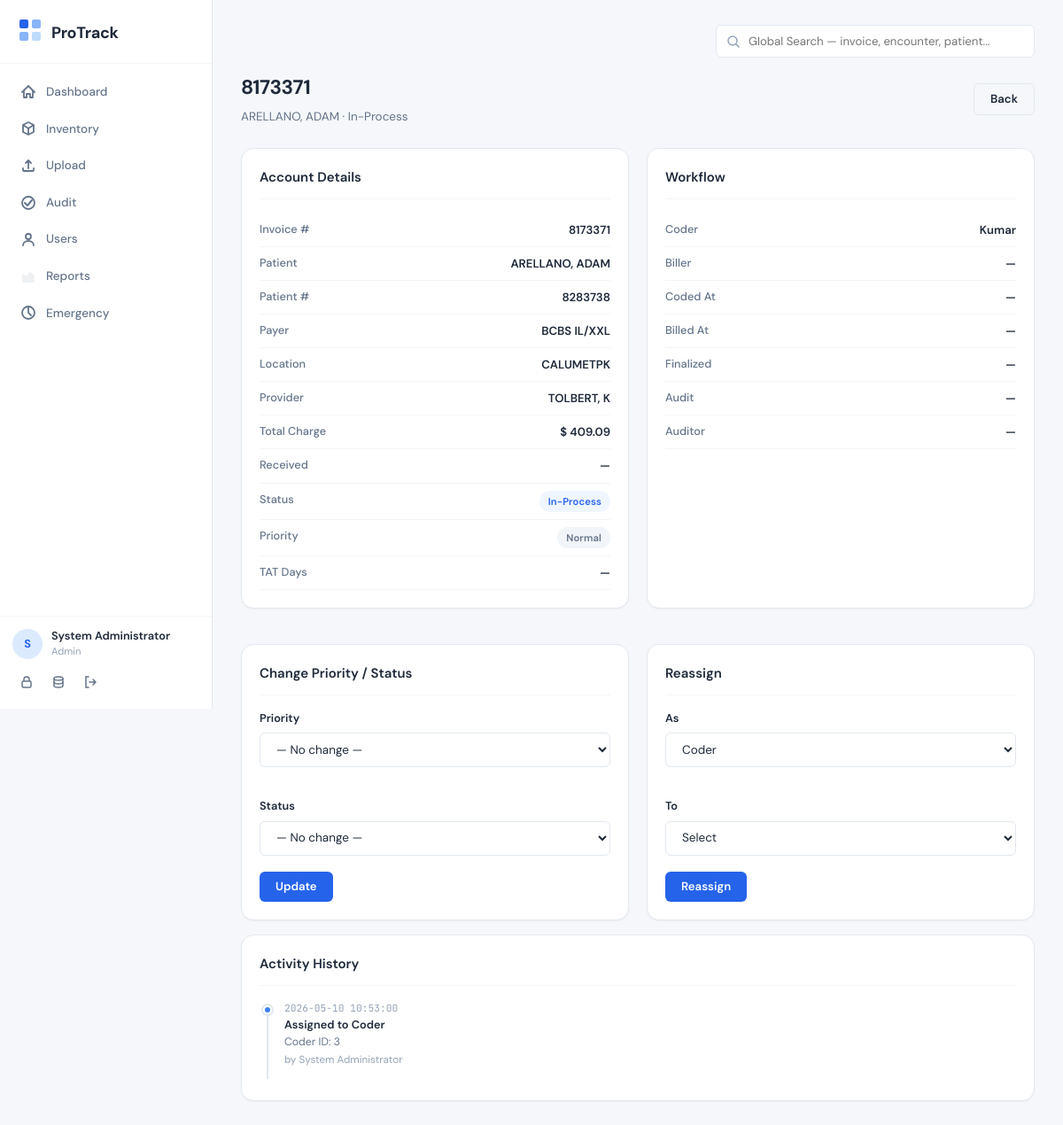
/account/1 (signed in), run on the app's committed database.
### tables this page shows
CREATE TABLE users (
        id INTEGER PRIMARY KEY AUTOINCREMENT,
        username TEXT UNIQUE NOT NULL,
        password_hash TEXT NOT NULL,
        full_name TEXT NOT NULL,
        role TEXT NOT NULL CHECK(role IN ('SuperAdmin','Admin','User','Auditor')),
        user_type TEXT DEFAULT NULL CHECK(user_type IN ('Coder','Biller',NULL)),
        is_active INTEGER DEFAULT 1,
        created_at TIMESTAMP DEFAULT CURRENT_TIMESTAMP,
        last_login TIMESTAMP,
        created_by INTEGER
    );

CREATE TABLE accounts (
        id INTEGER PRIMARY KEY AUTOINCREMENT,
        invoice_number TEXT UNIQUE NOT NULL,
        encounter_id TEXT,
        patient_number TEXT,
        patient_name TEXT,
        payer_name TEXT,
        location TEXT,
        provider TEXT,
        total_charge TEXT,
        withhold_code TEXT,
        date_of_service DATE,
        cpt_codes TEXT,
        icd10_codes TEXT,
        diagnosis TEXT,
        notes TEXT,
        first_upload_at TIMESTAMP,
        tat_deadline TIMESTAMP,
        upload_date DATE DEFAULT (date('now')),
        status TEXT DEFAULT 'Unassigned' CHECK(status IN (
            'Unassigned','Assigned','In-Process','Pending','Completed',
            'Assigned to Biller','Billing In Progress','Finalized',
            'Rework - Coder','Rework - Biller','Clarification Needed',
            'Audited - Passed','Audited - Failed','Cancelled'
        )),
        priority TEXT DEFAULT 'Medium' CHECK(priority IN ('Low','Medium','High')),
        assigned_coder_id INTEGER,
        assigned_biller_id INTEGER,
        coder_comments TEXT,
        biller_comments TEXT,
        auditor_id INTEGER,
        auditor_comments TEXT,
        audit_status TEXT CHECK(audit_status IN ('Passed','Failed',NULL)),
        coded_at TIMESTAMP,
        billed_at TIMESTAMP,
        finalized_at TIMESTAMP,
        audited_at TIMESTAMP,
        upload_batch_id INTEGER,
        extra_data TEXT
    );

CREATE TABLE activity_log (
        id INTEGER PRIMARY KEY AUTOINCREMENT,
        account_id INTEGER,
        user_id INTEGER,
        action TEXT NOT NULL,
        details TEXT,
        created_at TIMESTAMP DEFAULT CURRENT_TIMESTAMP
    );

### app.py (the view)
@app.route('/account/<int:account_id>')
@login_required
def account_detail(account_id):
    db = get_db()
    account = db.execute("""
        SELECT a.*, c.full_name as coder_name, b.full_name as biller_name, au.full_name as auditor_name
        FROM accounts a LEFT JOIN users c ON a.assigned_coder_id=c.id
        LEFT JOIN users b ON a.assigned_biller_id=b.id LEFT JOIN users au ON a.auditor_id=au.id
        WHERE a.id=?
    """, (account_id,)).fetchone()
    if not account:
        flash('Account not found.', 'error')
        return redirect(url_for('inventory_list'))
    history = db.execute("SELECT al.*, u.full_name FROM activity_log al LEFT JOIN users u ON al.user_id=u.id WHERE al.account_id=? ORDER BY al.created_at DESC", (account_id,)).fetchall()
    coders = db.execute("SELECT id, full_name FROM users WHERE user_type='Coder' AND is_active=1").fetchall()
    billers = db.execute("SELECT id, full_name FROM users WHERE user_type='Biller' AND is_active=1").fetchall()
    return render_template('account_detail.html', account=account, history=history, coders=coders, billers=billers)

### app.py (called while the page is built)
def get_db():
    if 'db' not in g:
        g.db = sqlite3.connect(DATABASE)
        g.db.row_factory = sqlite3.Row
        g.db.execute("PRAGMA journal_mode=WAL")
        g.db.execute("PRAGMA foreign_keys=ON")
    return g.db

def login_required(f):
    @wraps(f)
    def decorated(*a, **kw):
        if 'user_id' not in session:
            flash('Please log in.', 'warning')
            return redirect(url_for('login'))
        return f(*a, **kw)
    return decorated

@app.context_processor
def inject_helpers():
    return {'can_delete': can_delete}

### templates/account_detail.html (shortened to what this page needs)
{% extends "base.html" %}
{% block content %}
<div class="page-header">
    <div class="page-header-row">
        <div>
            <h1>{{ account['invoice_number'] }}</h1>
            <p>{{ account['patient_name'] or 'No patient name' }} · {{ account['status'] }}</p>
        </div>
        <div class="btn-group">
            <a href="{{ url_for('inventory_list') }}" class="btn btn-secondary">Back</a>
        </div>
    </div>
</div>
<div class="detail-grid">
    <div class="card">
        <div class="card-header"><h2>Account Details</h2></div>
        <div class="detail-row"><span class="detail-label">Invoice #</span><span class="detail-value">{{ account['invoice_number'] }}</span></div>
        <div class="detail-row"><span class="detail-label">Patient</span><span class="detail-value">{{ account['patient_name'] or '—' }}</span></div>
        <div class="detail-row"><span class="detail-label">Patient #</span><span class="detail-value">{{ account['patient_number'] or '—' }}</span></div>
        <div class="detail-row"><span class="detail-label">Payer</span><span class="detail-value">{{ account['payer_name'] or '—' }}</span></div>
        <div class="detail-row"><span class="detail-label">Location</span><span class="detail-value">{{ account['location'] or '—' }}</span></div>
        <div class="detail-row"><span class="detail-label">Provider</span><span class="detail-value">{{ account['provider'] or '—' }}</span></div>
        <div class="detail-row"><span class="detail-label">Total Charge</span><span class="detail-value">{{ account['total_charge'] or '—' }}</span></div>
        <div class="detail-row"><span class="detail-label">Received</span><span class="detail-value">{{ account['received_date'] or '—' }}</span></div>
        <div class="detail-row"><span class="detail-label">Status</span><span class="detail-value"><span class="badge {% if 'Finalized' in account['status'] or 'Passed' in account['status'] or 'Completed' in account['status'] %}badge-green{% elif 'Rework' in account['status'] or 'Failed' in account['status'] %}badge-red{% elif account['status'] == 'Unassigned' %}badge-gray{% else %}badge-blue{% endif %}">{{ account['status'] }}</span></span></div>
        <div class="detail-row"><span class="detail-label">Priority</span><span class="detail-value">{% if account['priority'] == 'High' %}<span class="badge badge-red">HIGH</span>{% else %}<span class="badge badge-gray">Normal</span>{% endif %}</span></div>
        <div class="detail-row"><span class="detail-label">TAT Days</span><span class="detail-value">{{ account['tat_days'] or '—' }}</span></div>
    </div>
    <div class="card">
        <div class="card-header"><h2>Workflow</h2></div>
        <div class="detail-row"><span class="detail-label">Coder</span><span class="detail-value">{{ account['coder_name'] or '—' }}</span></div>
        <div class="detail-row"><span class="detail-label">Biller</span><span class="detail-value">{{ account['biller_name'] or '—' }}</span></div>
        <div class="detail-row"><span class="detail-label">Coded At</span><span class="detail-value">{{ account['coded_at'] or '—' }}</span></div>
        <div class="detail-row"><span class="detail-label">Billed At</span><span class="detail-value">{{ account['billed_at'] or '—' }}</span></div>
        <div class="detail-row"><span class="detail-label">Finalized</span><span class="detail-value">{{ account['finalized_at'] or '—' }}</span></div>
        <div class="detail-row"><span class="detail-label">Audit</span><span class="detail-value">{% if account['audit_status'] == 'Passed' %}<span class="badge badge-green">Passed</span>{% elif account['audit_status'] == 'Failed' %}<span class="badge badge-red">Failed</span>{% else %}—{% endif %}</span></div>
        <div class="detail-row"><span class="detail-label">Auditor</span><span class="detail-value">{{ account['auditor_name'] or '—' }}</span></div>
    </div>
</div>
{% if session.get('role') in ('Admin','Auditor') %}
<div class="grid-2" style="margin-bottom:16px">
    <div class="card">
        <div class="card-header"><h2>Change Priority / Status</h2></div>
        <form method="POST" action="{{ url_for('update_account', account_id=account['id']) }}">
            <div class="form-row">
                <div class="form-group">
                    <label class="form-label">Priority</label>
                    <select name="priority" class="form-select">
                        <option value="">— No change —</option>
                    </select>
                </div>
                <div class="form-group">
                    <label class="form-label">Status</label>
                    <select name="status" class="form-select">
                        <option value="">— No change —</option>
                    </select>
                </div>
            </div>
            <button type="submit" class="btn btn-primary">Update</button>
        </form>
    </div>
    <div class="card">
        <div class="card-header"><h2>Reassign</h2></div>
        <form method="POST" action="{{ url_for('assign_accounts') }}">
            <div class="form-row">
                <div class="form-group"><label class="form-label">As</label><select name="reassign_role" class="form-select"><option value="Coder">Coder</option><option value="Biller">Biller</option></select></div>
                <div class="form-group"><label class="form-label">To</label><select name="new_user_id" class="form-select" required><option value="">Select</option></select></div>
            </div>
            <button type="submit" class="btn btn-primary">Reassign</button>
        </form>
    </div>
</div>
{% endif %}
<div class="card">
    <div class="card-header"><h2>Activity History</h2></div>
    {% if history %}
    <div class="timeline">
        {% for h in history %}
        <div class="timeline-item">
            <div class="time">{{ h['created_at'] }}</div>
            <div class="action">{{ h['action'] }}</div>
            {% if h['details'] %}<div class="detail">{{ h['details'] }}</div>{% endif %}
            <div class="actor">by {{ h['full_name'] or 'System' }}</div>
        </div>
        {% endfor %}
    </div>
    {% else %}<div class="empty-state"><p>No activity</p></div>{% endif %}
</div>
{% endblock %}

### templates/base.html (shortened to what this page needs)
<!DOCTYPE html>
<html lang="en">
<head>
    <link rel="stylesheet" href="{{ url_for('static', filename='css/style.css') }}">
</head>
<body>
    {% if session.get('user_id') %}
    <nav class="sidebar" id="sidebar">
        <div class="sidebar-brand">
            <div class="brand-icon">
            </div>
            <span class="brand-text">ProTrack</span>
        </div>
        <div class="sidebar-nav">
            <a href="{{ url_for('dashboard') }}" class="nav-item {% if request.endpoint == 'dashboard' %}active{% endif %}">
                <svg width="20" height="20" viewBox="0 0 20 20" fill="none"><path d="M3 10L10 3L17 10" stroke="currentColor" stroke-width="1.8" stroke-linecap="round"/><path d="M5 9V16H8V12H12V16H15V9" stroke="currentColor" stroke-width="1.8" stroke-linecap="round" stroke-linejoin="round"/></svg>
                <span>Dashboard</span>
            </a>
            <a href="{{ url_for('inventory_list') }}" class="nav-item {% if request.endpoint == 'inventory_list' %}active{% endif %}">
                <svg width="20" height="20" viewBox="0 0 20 20" fill="none"><path d="M4 6L10 3L16 6V14L10 17L4 14V6Z" stroke="currentColor" stroke-width="1.8" stroke-linejoin="round"/><path d="M10 10V17" stroke="currentColor" stroke-width="1.8"/><path d="M4 6L10 10L16 6" stroke="currentColor" stroke-width="1.8"/></svg>
                <span>Inventory</span>
            </a>
            {% if session.get('role') in ('SuperAdmin','Admin','Auditor') %}
            <a href="{{ url_for('upload_inventory') }}" class="nav-item {% if request.endpoint == 'upload_inventory' %}active{% endif %}">
                <span>Upload</span>
            </a>
            <a href="{{ url_for('audit_list') }}" class="nav-item {% if request.endpoint == 'audit_list' %}active{% endif %}">
                <svg width="20" height="20" viewBox="0 0 20 20" fill="none"><path d="M6 10L9 13L14 7" stroke="currentColor" stroke-width="2" stroke-linecap="round" stroke-linejoin="round"/><circle cx="10" cy="10" r="7" stroke="currentColor" stroke-width="1.8"/></svg>
                <span>Audit</span>
            </a>
            <a href="{{ url_for('users_list') }}" class="nav-item {% if request.endpoint in ('users_list','add_user','edit_user') %}active{% endif %}">
                <svg width="20" height="20" viewBox="0 0 20 20" fill="none"><circle cx="10" cy="7" r="3" stroke="currentColor" stroke-width="1.8"/><path d="M4 17C4 14 6.5 12 10 12C13.5 12 16 14 16 17" stroke="currentColor" stroke-width="1.8" stroke-linecap="round"/></svg>
                <span>Users</span>
            </a>
            <a href="{{ url_for('reports') }}" class="nav-item {% if request.endpoint == 'reports' %}active{% endif %}">
                <svg width="20" height="20" viewBox="0 0 20 20" fill="none"><path d="M4 16V8L8 11L12 6L16 9V16H4Z" stroke="currentColor" stroke-width="1.8" fill="currentColor" opacity="0.1" stroke-linejoin="round"/></svg>
                <span>Reports</span>
            </a>
            <a href="{{ url_for('emergency_reassign') }}" class="nav-item {% if request.endpoint == 'emergency_reassign' %}active{% endif %}">
                <svg width="20" height="20" viewBox="0 0 20 20" fill="none"><path d="M10 4V10L13 13" stroke="currentColor" stroke-width="1.8" stroke-linecap="round"/><circle cx="10" cy="10" r="7" stroke="currentColor" stroke-width="1.8"/></svg>
                <span>Emergency</span>
            </a>
            {% endif %}
        </div>
        <div class="sidebar-footer">
            <div class="user-badge">
                <div class="user-avatar">{{ session.get('full_name', 'U')[0] }}</div>
                <div class="user-info">
                    <span class="user-name">{{ session.get('full_name', 'User') }}</span>
                    <span class="user-role">{{ session.get('role') }}{% if session.get('user_type') %} · {{ session.get('user_type') }}{% endif %}</span>
                </div>
            </div>
            <div class="sidebar-actions">
                <a href="{{ url_for('change_password') }}" class="btn-icon" title="Change Password">
                    <svg width="16" height="16" viewBox="0 0 16 16" fill="none"><rect x="3" y="7" width="10" height="7" rx="1.5" stroke="currentColor" stroke-width="1.5"/><path d="M5 7V5C5 3.34 6.34 2 8 2C9.66 2 11 3.34 11 5V7" stroke="currentColor" stroke-width="1.5"/></svg>
                </a>
                {% if session.get('role') in ('SuperAdmin','Admin','Auditor') %}
                <a href="{{ url_for('backup_database') }}" class="btn-icon" title="Backup Database">
                </a>
                {% endif %}
                <a href="{{ url_for('logout') }}" class="btn-icon btn-logout" title="Logout">
                    <svg width="16" height="16" viewBox="0 0 16 16" fill="none"><path d="M6 2H3V14H6" stroke="currentColor" stroke-width="1.5" stroke-linecap="round"/><path d="M7 8H14M14 8L11 5M14 8L11 11" stroke="currentColor" stroke-width="1.5" stroke-linecap="round" stroke-linejoin="round"/></svg>
                </a>
            </div>
        </div>
    </nav>
    {% endif %}
    <main class="{% if session.get('user_id') %}main-content{% else %}main-full{% endif %}">
        {% if session.get('user_id') %}
        <div class="topbar">
            <form action="{{ url_for('global_search') }}" method="GET" class="topbar-search">
                <input type="text" name="q" placeholder="Global Search — invoice, encounter, patient..." value="{{ request.args.get('q','') if request.endpoint == 'global_search' else '' }}">
            </form>
        </div>
        {% endif %}
        {% block content %}{% endblock %}
    </main>
</body>
</html>

### data on the page
users: get "System Administrator"
accounts: invoice_number "8173371", patient_name "ARELLANO, ADAM", status "In-Process", patient_number "8283738", payer_name "BCBS IL/XXL", location "CALUMETPK", provider "TOLBERT, K", total_charge "$ 409.09"
users: full_name "Kumar"
activity_log: created_at "2026-05-10 10:53:00", action "Assigned to Coder", details "Coder ID: 3", full_name "System Administrator"

### other printed values
{{ session.get('full_name', 'U')[0] }} "S"
{{ session.get('role') }} "Admin"
{{ account['received_date'] or '—' }} "—"
{{ account['tat_days'] or '—' }} "—"
{{ account['biller_name'] or '—' }} "—"
{{ account['coded_at'] or '—' }} "—"
{{ account['billed_at'] or '—' }} "—"
{{ account['finalized_at'] or '—' }} "—"
{{ account['auditor_name'] or '—' }} "—"
